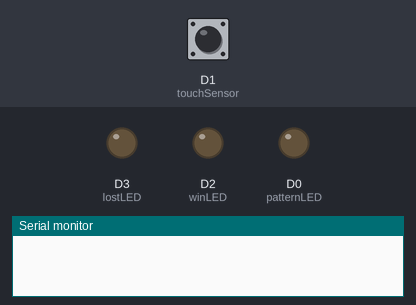
Bench run of a sketch on a simulated ESP8266 (NodeMCU). Parts: output pins drawn as LEDs (lit = HIGH), the last lines printed to the serial monitor. The inputs (shaded band) are chosen by the test bench; at power-on: D1 (touchSensor) HIGH.

Above: at 1.2 s.
1.3 s: D1 (touchSensor) driven LOW
At 1.5 s:
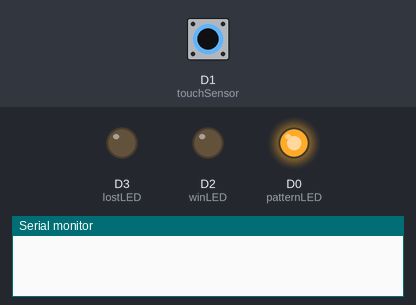
4.3 s: D1 (touchSensor) pulsed HIGH 5 times (0.12 s each, 0.3 s apart)
At 5.41 s:
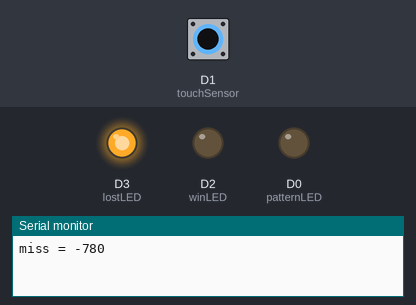
Timing chart, 0 to 10.4 s (numbered marks = the images above; inputs shaded):
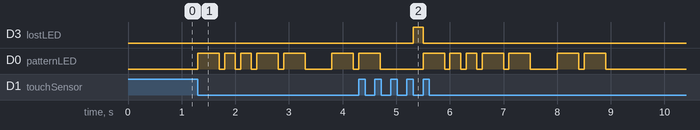

The sketch:

touch-sensor.ino
```cpp
int patternLED = D0;
int winLED = D2;
int lostLED = D3;
int touchSensor = D1;
int lastInputState;
int touchPatternIndex = 0;
int patternLength = 14;
long tolerance = 500;
unsigned long pattern[] = { 400, 100, 200, 100, 200, 100, 400, 100, 400, 500, 400, 100, 400, 100 };
unsigned long nextToggleTime = 0;
int nextOutputToggle = HIGH;
int mode = 0;

void setup()
{
    pinMode(patternLED, OUTPUT);
    pinMode(touchSensor, INPUT);
    pinMode(winLED, OUTPUT);
    pinMode(lostLED, OUTPUT);
    lastInputState = digitalRead(touchSensor);
    Serial.begin(9600);
}

void idle()
{
    digitalWrite(patternLED, LOW);
    digitalWrite(winLED, LOW);
    digitalWrite(lostLED, LOW);
    if(lastInputState != digitalRead(touchSensor))
    {
        lastInputState = digitalRead(touchSensor);
        touchPatternIndex = 0;
        nextToggleTime = 0;
        nextOutputToggle = HIGH;
        mode = 1;
        //Serial.println("Switch to mode 1");
    }
}

void playPattern()
{
    digitalWrite(winLED, LOW);
    unsigned long tm = millis();
    if(tm >= nextToggleTime)
    {
        nextToggleTime = tm + pattern[touchPatternIndex++];
        digitalWrite(patternLED, nextOutputToggle);
        nextOutputToggle = (nextOutputToggle == LOW) ? HIGH : LOW;
    }
    if(touchPatternIndex == 14)
    {
        touchPatternIndex = 0;
        nextToggleTime = 0;
        mode = 2;
        lastInputState = digitalRead(touchSensor);
        //Serial.println("Switch to mode 2");
    }
}

void readPattern()
{
    long tm = millis();
    if(lastInputState != digitalRead(touchSensor))
    {
        lastInputState = digitalRead(touchSensor);
        if(touchPatternIndex > 0)
        {
            long delta = tm - nextToggleTime;
            if ((delta >= (-tolerance)) && (delta <= tolerance))
            {
                touchPatternIndex += 2;
                if(touchPatternIndex == 14)
                {
                    lastInputState = digitalRead(touchSensor);
                    mode = 4;
                }
                else
                {
                    nextToggleTime = tm + (pattern[touchPatternIndex] + pattern[touchPatternIndex + 1]);
                }
            }
            else
            {
                // Game over
                char msg [50];
                sprintf(msg, "miss = %d", delta);
                Serial.println(msg);
                lastInputState = digitalRead(touchSensor);
                mode = 3;
            }
        }
        else
        {
            nextToggleTime = tm + (pattern[touchPatternIndex] + pattern[touchPatternIndex + 1]);
            touchPatternIndex += 2;
        }
    }
    else if((touchPatternIndex > 0) && (tm >= (nextToggleTime + tolerance)))
    {
        // Game over
        lastInputState = digitalRead(touchSensor);
        mode = 3;
    }
}


void lost()
{
    digitalWrite(patternLED, LOW);
    digitalWrite(winLED, LOW);
    digitalWrite(lostLED, HIGH);
    if(lastInputState != digitalRead(touchSensor))
    {
        mode = 0;
    }
}

void win()
{
    digitalWrite(patternLED, LOW);
    digitalWrite(winLED, HIGH);
    digitalWrite(lostLED, LOW);
    if(lastInputState != digitalRead(touchSensor))
    {
        mode = 0;
    }
}

void loop()
{
    switch(mode)
    {
        case 0:
            idle();
            break;
        case 1:
            playPattern();
            break;
        case 2:
            readPattern();
            break;
        case 3:
            lost();
            break;
        case 4:
            win();
            break;
    }
}
```

Measured:
- after the input at 1.3 s, D0 (patternLED): LOW → HIGH at once, → LOW 0.40 s later, → HIGH 0.10 s later, → LOW 0.20 s later, … (12 changes in this stretch)
- after the input at 4.3 s, D3 (lostLED): LOW → HIGH after 1.0 s, → LOW 0.18 s later
